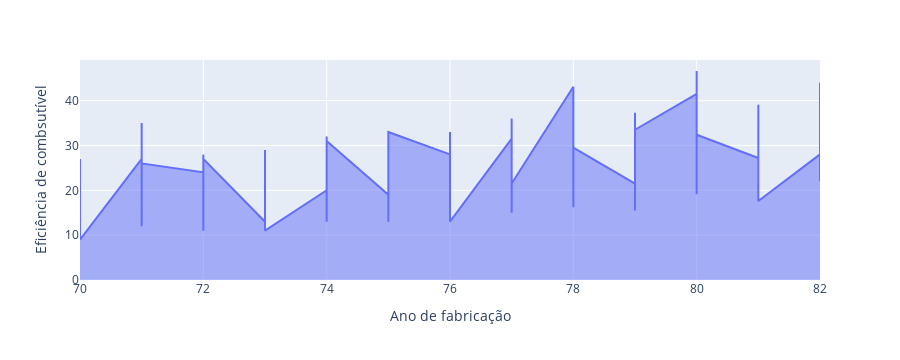

Notebook source saved alongside this figure:
### Markdown cell above
#### A eficiência de combsutível (``mpg``) variou ao longo dos anos de fabricação (``model_year``)?

### Code cell
fig = px.area(df, x='model_year', y='mpg')
fig.update_layout(
    xaxis_title="Ano de fabricação",
    yaxis_title="Eficiência de combsutível")
fig.show()

### Figure 1 — Plotly figure (JSON) as saved in the notebook; plotly's stock layout.template omitted (floating-point values rounded to 4 significant figures; data arrays with more than 128 entries replaced by an {"elided": "..."} marker saying what was removed)
{"data": [{"fillpattern": {"shape": ""}, "hovertemplate": "model_year=%{x}<br>mpg=%{y}<extra></extra>", "legendgroup": "", "line": {"color": "#636efa"}, "marker": {"symbol": "circle"}, "mode": "lines", "name": "", "orientation": "v", "showlegend": false, "stackgroup": "1", "type": "scatter", "x": {"elided": "398 int values"}, "xaxis": "x", "y": {"elided": "398 float values"}, "yaxis": "y"}], "layout": {"height": 360, "legend": {"tracegroupgap": 0}, "margin": {"t": 60}, "xaxis": {"anchor": "y", "autorange": true, "domain": [0, 1], "range": [70, 82], "title": {"text": "Ano de fabricação"}, "type": "linear"}, "yaxis": {"anchor": "x", "autorange": true, "domain": [0, 1], "range": [0, 49.05], "title": {"text": "Eficiência de combsutível"}, "type": "linear"}}}
